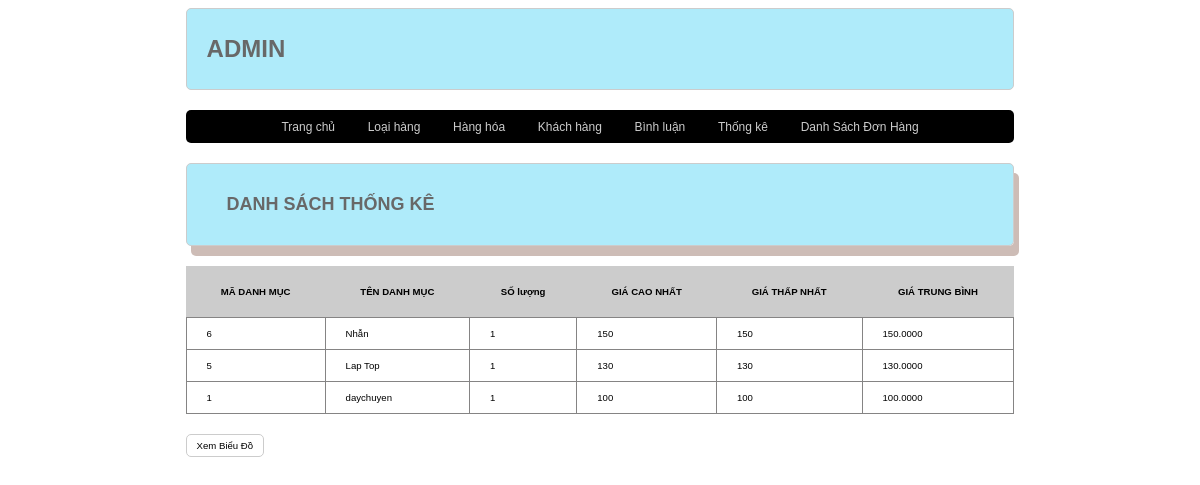
The page /admin/index.php?act=thongke on the database its author committed.
### tables this page shows
CREATE TABLE `danhmuc` (
  `id` int(11) NOT NULL,
  `name` varchar(255) NOT NULL
);

### admin/model/pdo.php (called while the page is built, shortened)
<?php
function pdo_get_connection(){
    $dburl = "mysql:host=localhost;dbname=xxshop;charset=utf8";
    $username = 'root';
    $password = '';
    $conn = new PDO($dburl, $username, $password);
    $conn->setAttribute(PDO::ATTR_ERRMODE, PDO::ERRMODE_EXCEPTION);
    return $conn;
}
function pdo_query($sql){
    $sql_args = array_slice(func_get_args(), 1);
    try{
        $conn = pdo_get_connection();
        $stmt = $conn->prepare($sql);
        $stmt->execute($sql_args);
        $rows = $stmt->fetchAll();
        return $rows;
    }
    catch(PDOException $e){
        throw $e;
    }
    finally{
        unset($conn);
    }
}

### admin/model/cart.php (called while the page is built, shortened)
<?php
   function loadall_thongke(){
    $sql="select danhmuc.id as madm, danhmuc.name as tendm, count(sanpham.id) as countsp, min(sanpham.price) as minprice, max(sanpham.price) as maxprice, avg(sanpham.price) as avgprice";
    $sql.=" from sanpham left join danhmuc on danhmuc.id=sanpham.iddm";
        $sql.="  group by danhmuc.id order by danhmuc.id desc";
        $listtk=pdo_query($sql);
            return $listtk;
   }
?>

### admin/thongke/list.php (the view)
<div class="row">
            <div class="row header formtitle"> <h1>DANH SÁCH THỐNG KÊ</h1></div>
            <div class="row formcontent">
                <div class="row mb formdsloai">
                   <table>
                    <tr>
                        <th>MÃ DANH MỤC</th>
                        <th>TÊN DANH MỤC</th>
                        <th>SỐ lượng</th>
                        <th>GIÁ CAO NHẤT</th>
                        <th>GIÁ THẤP NHẤT</th>
                        <th>GIÁ TRUNG BÌNH</th>
                    </tr>
                    <?php
                    foreach ($listtk as $tk) {
                    extract($tk);
                    echo ' <tr>
                        <td>'.$madm.'</td>
                           <td>'.$tendm.'</td>
                        <td>'.$countsp.'</td>
                        <td>'.$maxprice.'</td>
                        <td>'.$minprice.'</td>
                        <td>'.$avgprice.'</td>
                    </tr>';
                    }
                    ?>
                   </table>
                </div>
            <div class="row mb ">
             <a href="index.php?act=bieudo"><input type="button" value="Xem Biểu Đồ"></a>
                </div>
            </div>
 </div>

### css/style.css (style rules this page uses)
* { box-sizing: border-box; font-size: 0.8vw; font-family: sans-serif; }
.row { float: left; width: 100%; }
.mb { margin-bottom: 20px; }
.header { background-color: #c4f7b0; border: 1px #86cf74 solid; box-shadow: 5px 10px #cdbcb6; color: #7714b9; border-radius: 5px; }
.header h1 { margin: 20px; font-size: 1.5vw; }
.formtaikhoan input[type="submit"], .formcontent input[type="submit"], .formtaikhoan input[type="reset"], .formcontent input[type="reset"], .formcontent input[type="button"] { border-radius: 5px; padding: 5px 10px; background-color: white; border: 1px #CCC solid; }
.formtitle { background-color: #aaeafaee; border: 1px #CCC solid; color: #686868; border-radius: 5px; padding: 10px 20px; }
.formcontent { padding: 20px 0px; }
.formdsloai table { width: 100%; border-collapse: collapse; }
.formdsloai table th { padding: 20px; background-color: #CCC; }
.formdsloai table td { padding: 10px 20px; border: 1px #858484 solid; }
* { box-sizing: border-box }

### rows shown on the page
danhmuc: id "6", name "Nhẫn", countsp "1", maxprice "150", minprice "150", avgprice "150.0000"
danhmuc: id "5", name "Lap Top", countsp "1", maxprice "130", minprice "130", avgprice "130.0000"
danhmuc: id "1", name "daychuyen", countsp "1", maxprice "100", minprice "100", avgprice "100.0000"
